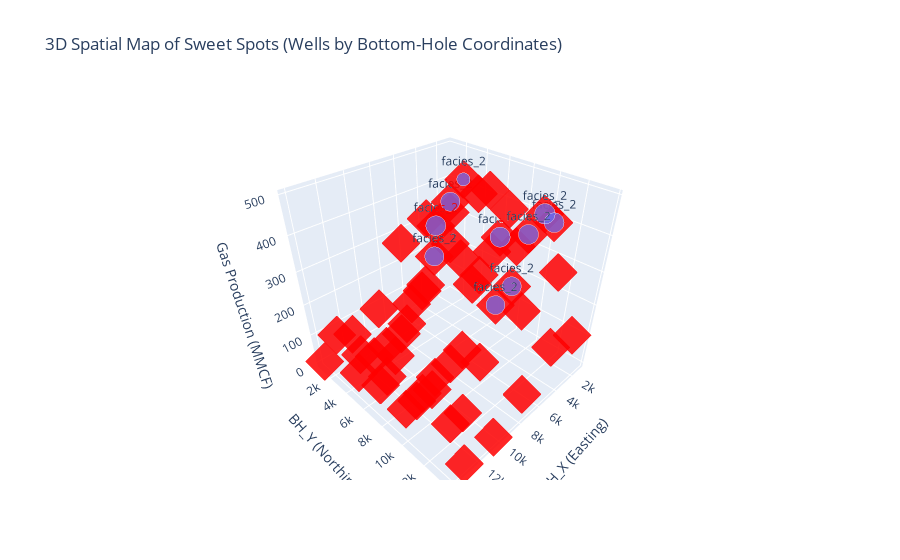

The code cell stored with this chart in its notebook:
### Code cell
# Highlight top 10 wells
top_wells = df.nlargest(10, "sweetspot_score")

fig.add_trace(
    px.scatter_3d(
        top_wells,
        x="bh_x",
        y="bh_y",
        z="gas_prod_mmcf",
        size="oil_prod_mstb",
        text="Facies"
    ).data[0]
)

fig.update_traces(marker=dict(color="red", size=10, symbol="diamond"), selector=dict(mode="markers"))
fig.show()

### Figure 1 — Plotly figure (JSON) as saved in the notebook; plotly's stock layout.template omitted (floating-point values rounded to 4 significant figures; data arrays with more than 128 entries replaced by an {"elided": "..."} marker saying what was removed)
{"data": [{"customdata": {"elided": "55x5 mixed values"}, "hovertemplate": "bh_x=%{x}<br>bh_y=%{y}<br>gas_prod_mmcf=%{z}<br>oil_prod_mstb=%{customdata[3]}<br>Facies=%{customdata[0]}<br>perm_x=%{customdata[1]}<br>perm_y=%{customdata[2]}<br>sweetspot_score=%{marker.color}<extra></extra>", "legendgroup": "", "marker": {"color": "red", "coloraxis": "coloraxis", "line": {"width": 0}, "opacity": 0.85, "size": 10, "sizemode": "area", "sizeref": 0.3019, "symbol": "diamond"}, "mode": "markers", "name": "", "scene": "scene", "showlegend": false, "type": "scatter3d", "x": [5064.0, 7668.0, 2460.0, 10270.0, 12880.0, 10270.0, 11430.0, 12880.0, 14030.0, 8826.0, 6222.0, 5064.0, 3617.0, 2460.0, 7668.0, 1013.0, 5064.0, 2460.0, 3617.0, 7668.0, 6222.0, 1013.0, 8826.0, 11430.0, 10270.0, 12880.0, 14030.0, 14030.0, 10270.0, 3617.0, 5064.0, 6222.0, 2460.0, 7668.0, 8826.0, 1013.0, 11430.0, 12880.0, 1013.0, 10270.0, 11430.0, 8826.0, 7668.0, 2460.0, 6222.0, 12880.0, 14030.0, 3617.0, 5064.0, 3617.0, 6222.0, 1013.0, 8826.0, 11430.0, 14030.0], "y": [13750.0, 13750.0, 13750.0, 13750.0, 13750.0, 11140.0, 11140.0, 11140.0, 11140.0, 11140.0, 11140.0, 11140.0, 11140.0, 11140.0, 11140.0, 11140.0, 8538.0, 8538.0, 8538.0, 8538.0, 8538.0, 8538.0, 8538.0, 8538.0, 8538.0, 8538.0, 8538.0, 5933.0, 5933.0, 5933.0, 5933.0, 5933.0, 5933.0, 5933.0, 5933.0, 5933.0, 5933.0, 5933.0, 3329.0, 3329.0, 3329.0, 3329.0, 3329.0, 3329.0, 3329.0, 3329.0, 3329.0, 3329.0, 3329.0, 724.4, 724.4, 724.4, 724.4, 724.4, 724.4], "z": [157.1, 69.83, 134.8, 1.101, 0.4351, 2.792, 0.5237, 162.3, 162.3, 138.2, 307.8, 424.5, 455.0, 417.5, 283.5, 254.9, 339.9, 313.7, 433.3, 84.11, 293.2, 73.17, 64.09, 30.55, 55.28, 16.9, 162.3, 162.3, 172.7, 442.2, 494.8, 425.3, 439.1, 326.5, 246.1, 281.9, 92.68, 26.93, 73.28, 33.09, 23.42, 45.6, 129.5, 193.1, 167.5, 0.08435, 162.3, 389.0, 337.5, 304.7, 262.4, 182.1, 81.82, 44.31, 4.778]}, {"hovertemplate": "bh_x=%{x}<br>bh_y=%{y}<br>gas_prod_mmcf=%{z}<br>oil_prod_mstb=%{marker.size}<br>Facies=%{text}<extra></extra>", "legendgroup": "", "marker": {"color": "#636efa", "size": [120.7, 113.9, 113.9, 105.4, 112.4, 49.82, 116.3, 105.5, 104.9, 103.0], "sizemode": "area", "sizeref": 0.3019, "symbol": "circle"}, "mode": "markers+text", "name": "", "scene": "scene", "showlegend": false, "text": ["facies_2", "facies_2", "facies_2", "facies_2", "facies_2", "facies_2", "facies_2", "facies_2", "facies_2", "facies_2"], "type": "scatter3d", "x": [3617.0, 2460.0, 5064.0, 3617.0, 5064.0, 5064.0, 1013.0, 7668.0, 6222.0, 7668.0], "y": [11140.0, 11140.0, 11140.0, 3329.0, 3329.0, 5933.0, 5933.0, 5933.0, 11140.0, 11140.0], "z": [455.0, 417.5, 424.5, 389.0, 337.5, 494.8, 281.9, 326.5, 307.8, 283.5]}], "layout": {"coloraxis": {"colorbar": {"title": {"text": "Sweet Spot Score"}}, "colorscale": [[0, "rgb(255,255,204)"], [0.125, "rgb(255,237,160)"], [0.25, "rgb(254,217,118)"], [0.375, "rgb(254,178,76)"], [0.5, "rgb(253,141,60)"], [0.625, "rgb(252,78,42)"], [0.75, "rgb(227,26,28)"], [0.875, "rgb(189,0,38)"], [1, "rgb(128,0,38)"]]}, "legend": {"itemsizing": "constant", "tracegroupgap": 0}, "scene": {"domain": {"x": [0, 1], "y": [0, 1]}, "xaxis": {"title": {"text": "BH_X (Easting)"}}, "yaxis": {"title": {"text": "BH_Y (Northing)"}}, "zaxis": {"title": {"text": "Gas Production (MMCF)"}}}, "title": {"text": "3D Spatial Map of Sweet Spots (Wells by Bottom-Hole Coordinates)"}}}
